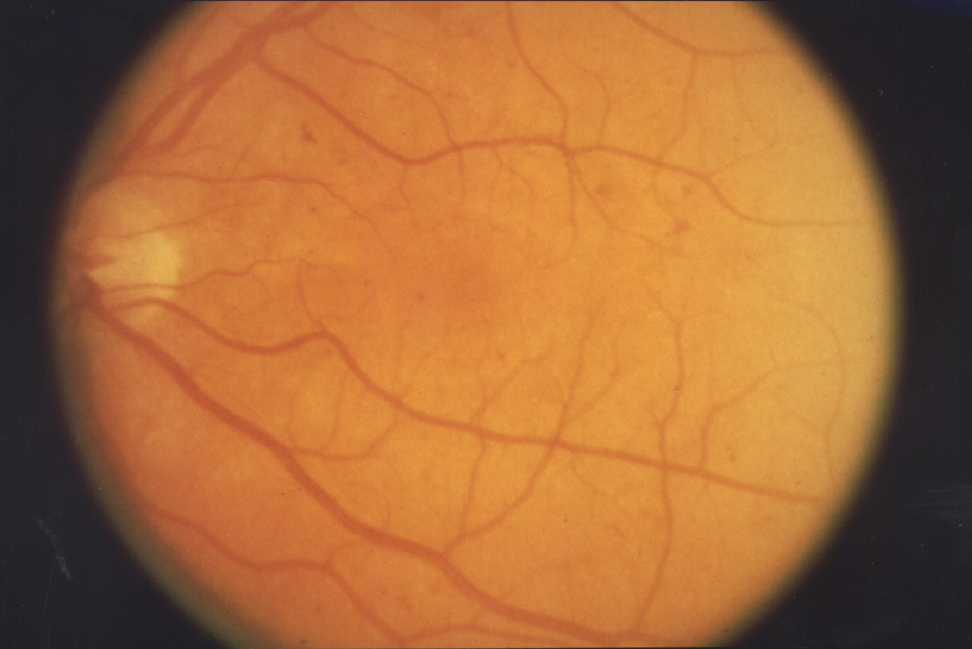
#> input picture data/medical/fundus_image.png, 972 x 649 px, found by its file name
$ python bandstop_filter.py
#> lines starting #> are read from the running program, lines starting #| are printed output that depends on the picture; after the words box and inside, x2 and y2 are one past the last pixel; in counts of white or black regions, pixels touching at a corner belong together
import cv2
import numpy as np
import matplotlib.pyplot as plt

# Load image
img = cv2.imread('data/medical/fundus_image.png')
#> img is the input picture: shape (649, 972, 3); mean B, G, R 57.2, 106.2, 165.7
gray = cv2.cvtColor(img, cv2.COLOR_BGR2GRAY)
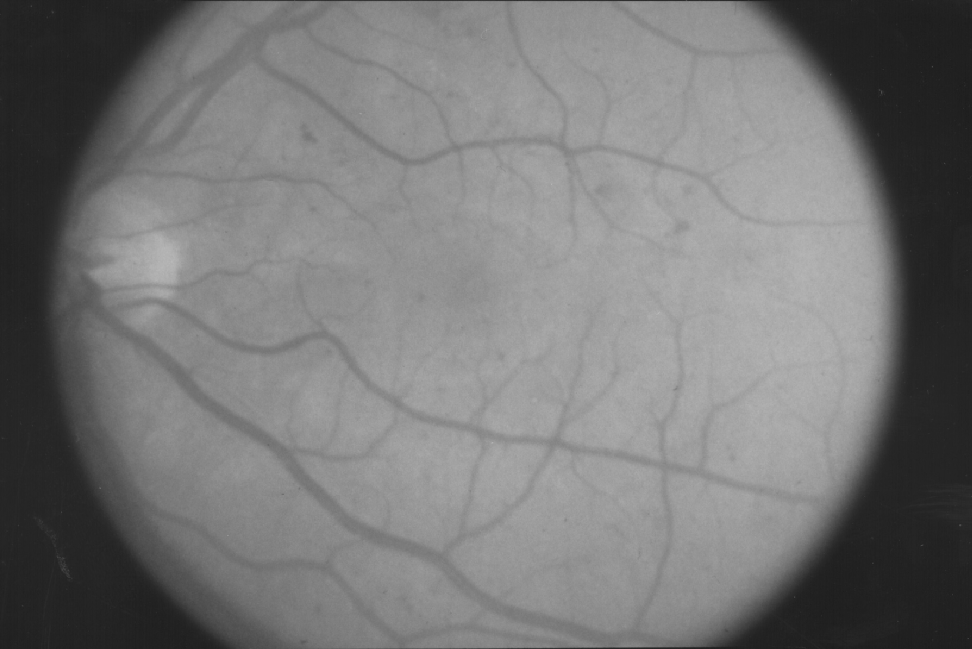
#> gray: shape (649, 972); min 28, max 185, mean 118.4

# FFT
f = np.fft.fft2(gray)
fshift = np.fft.fftshift(f)
magnitude_spectrum = 20 * np.log(np.abs(fshift) + 1)
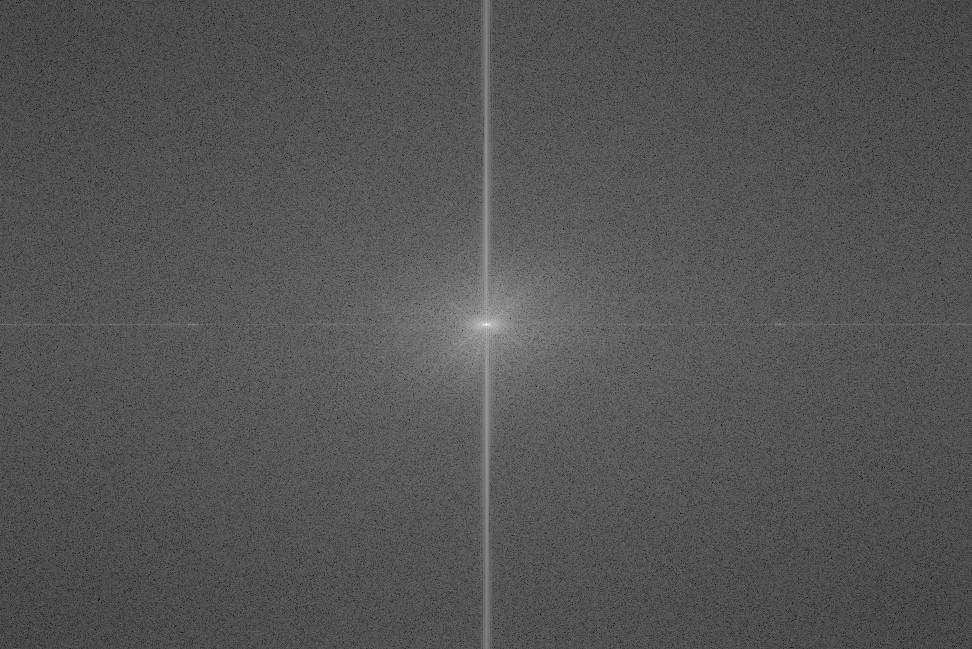
#> magnitude_spectrum: shape (649, 972) float64; min 23.65, max 362.6, mean 136.6; drawn with min black and max white

# Display FFT spectrum
plt.figure(figsize=(10, 4))
plt.subplot(1, 2, 1)
plt.imshow(gray, cmap='gray')
plt.title('Original Image')
plt.axis('off')

plt.subplot(1, 2, 2)
plt.imshow(magnitude_spectrum, cmap='gray')
plt.title('FFT Spectrum')
plt.axis('off')
plt.show()
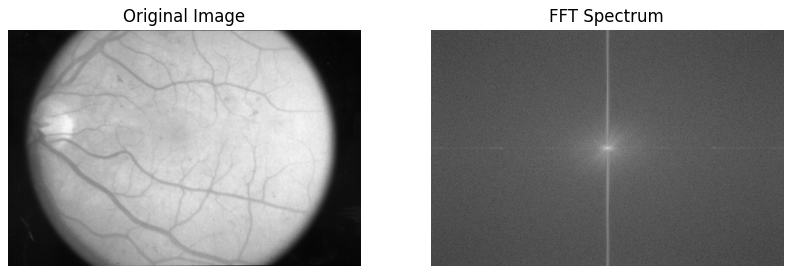
#> figure drawn by matplotlib, 2 panels

# Create band-stop mask
rows, cols = gray.shape
#> rows = 649; cols = 972
crow, ccol = rows // 2, cols // 2
#> crow = 324; ccol = 486
mask = np.ones((rows, cols), np.uint8)

# Remove symmetric noise frequencies
cv2.circle(mask, (ccol + 40, crow), 10, 0, -1)
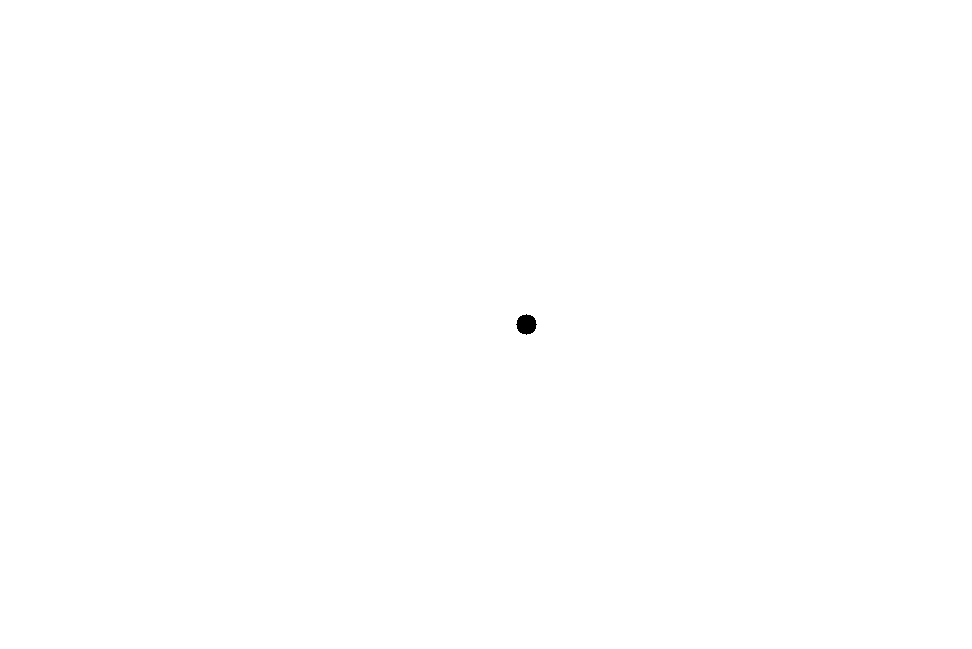
#> mask: shape (649, 972); values 0 (black) and 1 (white), 99.9% white; 1 black region, box (x1, y1, x2, y2) and area: (516, 314, 537, 335) 317
cv2.circle(mask, (ccol - 40, crow), 10, 0, -1)
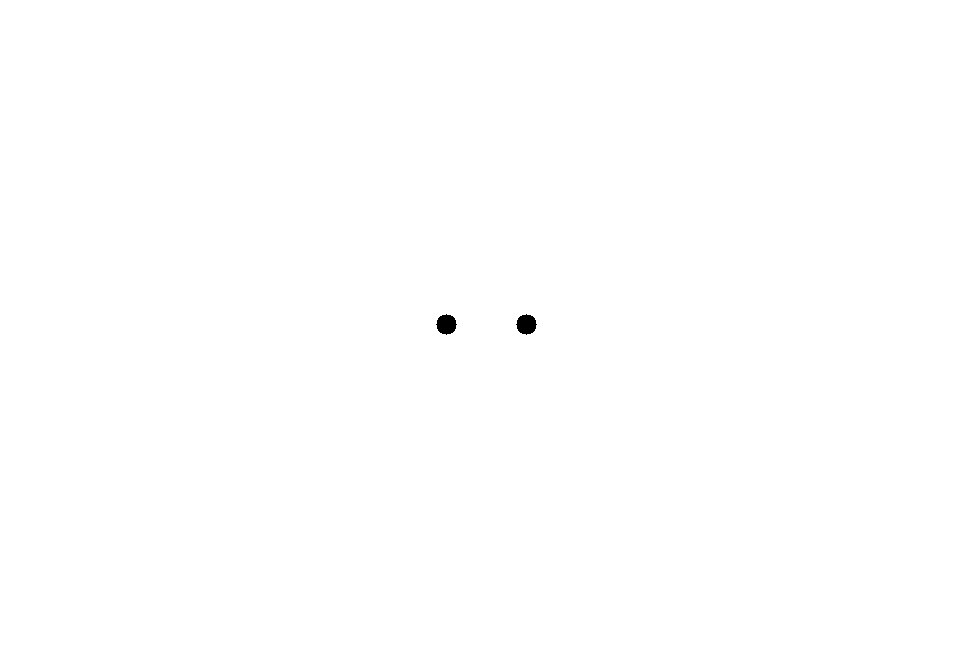
#> mask: shape (649, 972); values 0 (black) and 1 (white), 99.9% white; 2 black regions, box (x1, y1, x2, y2) and area: (436, 314, 457, 335) 317, (516, 314, 537, 335) 317

# Apply mask
f_filtered = fshift * mask
img_filtered = np.abs(np.fft.ifft2(np.fft.ifftshift(f_filtered)))

# Display result
plt.figure(figsize=(10, 4))
plt.subplot(1, 2, 1)
plt.imshow(gray, cmap='gray')
plt.title('Original')
plt.axis('off')

plt.subplot(1, 2, 2)
plt.imshow(img_filtered, cmap='gray')
plt.title('Band-stop Filtered')
plt.axis('off')
plt.show()
